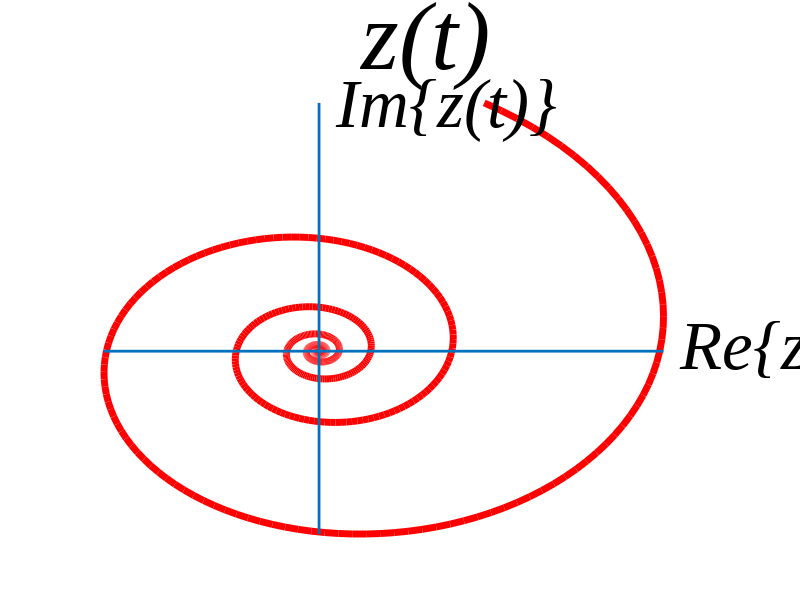

Recreate this plot in MATLAB.
clc;
close all force;
clear variables;

a = 0.01;
b = 0.15;
t = [20:-0.05:-20.4];

IM = a*exp(b*(t(1:length(t)))).*sin((t(1:length(t))));
RE = a*exp(b*(t(1:length(t)))).*cos((t(1:length(t))));
minX = min(RE);
maxX = max(RE);
minY = min(IM);
maxY = max(IM);

set(0, 'DefaultAxesFontName', 'Times New Roman');
figure('Position', [1 1 1920 1080]);

plot(RE, IM, 'r', 'LineWidth', 5);
line([minX, maxX],[0, 0], 'LineWidth', 2);
line([0, 0],[minY, maxY], 'LineWidth', 2);
text(maxX, 0,'\it Re\{z(t)\}', 'FontSize', 50, 'Fontname','Times New Roman', 'fontWeight', 'Bold');
text(0, maxY-0.005,'\it Im\{z(t)\}', 'FontSize', 50, 'Fontname','Times New Roman', 'fontWeight', 'Bold');
axis off;
axis([minX maxX+0.03 minY maxY]);
title('\it z(t)', 'FontSize', 70, 'Fontname','Times New Roman', 'fontWeight', 'Bold');